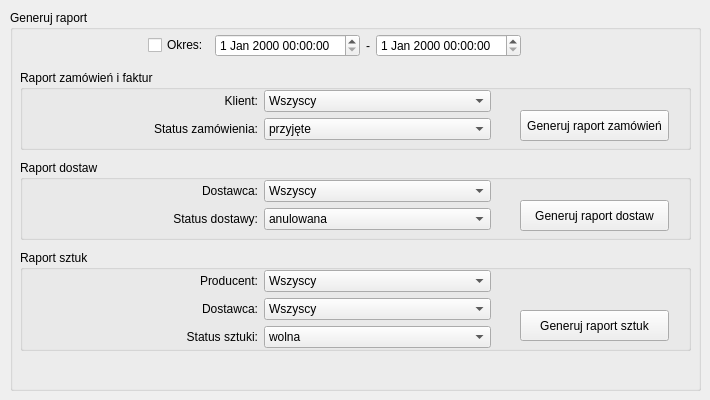
    <widget class="QWidget" name="tab_6">
     <attribute name="title">
      <string>Raporty</string>
     </attribute>
     <widget class="QGroupBox" name="groupBox_4">
      <property name="geometry">
       <rect>
        <x>10</x>
        <y>10</y>
        <width>691</width>
        <height>381</height>
       </rect>
      </property>
      <property name="title">
       <string>Generuj raport</string>
      </property>
      <widget class="QWidget" name="gridLayoutWidget_7">
       <property name="geometry">
        <rect>
         <x>10</x>
         <y>20</y>
         <width>501</width>
         <height>31</height>
        </rect>
       </property>
       <layout class="QGridLayout" name="gridLayout_8">
        <item row="0" column="3">
         <layout class="QHBoxLayout" name="horizontalLayout_4">
          <item>
           <widget class="QDateTimeEdit" name="dt_od"/>
          </item>
          <item>
           <widget class="QLabel" name="label_44">
            <property name="sizePolicy">
             <sizepolicy hsizetype="Fixed" vsizetype="Preferred">
              <horstretch>0</horstretch>
              <verstretch>0</verstretch>
             </sizepolicy>
            </property>
            <property name="text">
             <string>-</string>
            </property>
           </widget>
          </item>
          <item>
           <widget class="QDateTimeEdit" name="dt_do"/>
          </item>
         </layout>
        </item>
        <item row="0" column="1">
         <widget class="QCheckBox" name="cb_okres">
          <property name="text">
           <string>Okres:</string>
          </property>
          <property name="checked">
           <bool>false</bool>
          </property>
         </widget>
        </item>
        <item row="0" column="0">
         <spacer name="horizontalSpacer">
          <property name="orientation">
           <enum>Qt::Horizontal</enum>
          </property>
          <property name="sizeHint" stdset="0">
           <size>
            <width>40</width>
            <height>20</height>
           </size>
          </property>
         </spacer>
        </item>
       </layout>
      </widget>
      <widget class="QGroupBox" name="groupBox_5">
       <property name="geometry">
        <rect>
         <x>10</x>
         <y>60</y>
         <width>671</width>
         <height>80</height>
        </rect>
       </property>
       <property name="title">
        <string>Raport zamówień i faktur</string>
       </property>
       <widget class="QWidget" name="gridLayoutWidget_10">
        <property name="geometry">
         <rect>
          <x>10</x>
          <y>20</y>
          <width>461</width>
          <height>52</height>
         </rect>
        </property>
        <layout class="QGridLayout" name="gridLayout_11">
         <item row="0" column="0">
          <widget class="QLabel" name="label_67">
           <property name="text">
            <string>Klient:</string>
           </property>
           <property name="alignment">
            <set>Qt::AlignRight|Qt::AlignTrailing|Qt::AlignVCenter</set>
           </property>
          </widget>
         </item>
         <item row="0" column="1">
          <widget class="QComboBox" name="cb_klient">
           <item>
            <property name="text">
             <string>Wszyscy</string>
            </property>
           </item>
          </widget>
         </item>
         <item row="1" column="0">
          <widget class="QLabel" name="label_68">
           <property name="text">
            <string>Status zamówienia:</string>
           </property>
           <property name="alignment">
            <set>Qt::AlignRight|Qt::AlignTrailing|Qt::AlignVCenter</set>
           </property>
          </widget>
         </item>
         <item row="1" column="1">
          <widget class="QComboBox" name="cb_status_zamowienia">
           <item>
            <property name="text">
             <string>przyjęte</string>
            </property>
           </item>
           <item>
            <property name="text">
             <string>gotowe do odbioru</string>
            </property>
           </item>
           <item>
            <property name="text">
             <string>zrealizowane</string>
            </property>
           </item>
           <item>
            <property name="text">
             <string>anulowane</string>
            </property>
           </item>
          </widget>
         </item>
        </layout>
       </widget>
       <widget class="QPushButton" name="pb_raport_zamowien">
        <property name="geometry">
         <rect>
          <x>500</x>
          <y>40</y>
          <width>149</width>
          <height>31</height>
         </rect>
        </property>
        <property name="text">
         <string>Generuj raport zamówień</string>
        </property>
       </widget>
      </widget>
      <widget class="QGroupBox" name="groupBox_6">
       <property name="geometry">
        <rect>
         <x>10</x>
         <y>150</y>
         <width>671</width>
         <height>80</height>
        </rect>
       </property>
       <property name="title">
        <string>Raport dostaw</string>
       </property>
       <widget class="QWidget" name="gridLayoutWidget_11">
        <property name="geometry">
         <rect>
          <x>10</x>
          <y>20</y>
          <width>461</width>
          <height>52</height>
         </rect>
        </property>
        <layout class="QGridLayout" name="gridLayout_12">
         <item row="0" column="0">
          <widget class="QLabel" name="label_69">
           <property name="text">
            <string>Dostawca:</string>
           </property>
           <property name="alignment">
            <set>Qt::AlignRight|Qt::AlignTrailing|Qt::AlignVCenter</set>
           </property>
          </widget>
         </item>
         <item row="0" column="1">
          <widget class="QComboBox" name="cb_dostawca1">
           <item>
            <property name="text">
             <string>Wszyscy</string>
            </property>
           </item>
          </widget>
         </item>
         <item row="1" column="0">
          <widget class="QLabel" name="label_70">
           <property name="text">
            <string>Status dostawy:</string>
           </property>
           <property name="alignment">
            <set>Qt::AlignRight|Qt::AlignTrailing|Qt::AlignVCenter</set>
           </property>
          </widget>
         </item>
         <item row="1" column="1">
          <widget class="QComboBox" name="cb_status_dostawy">
           <item>
            <property name="text">
             <string>anulowana</string>
            </property>
           </item>
           <item>
            <property name="text">
             <string>niezamówiona</string>
            </property>
           </item>
           <item>
            <property name="text">
             <string>nieodebrana</string>
            </property>
           </item>
           <item>
            <property name="text">
             <string>zrealizowana</string>
            </property>
           </item>
          </widget>
         </item>
        </layout>
       </widget>
       <widget class="QPushButton" name="pb_raport_dostaw">
        <property name="geometry">
         <rect>
          <x>500</x>
          <y>40</y>
          <width>149</width>
          <height>31</height>
         </rect>
        </property>
        <property name="text">
         <string>Generuj raport dostaw</string>
        </property>
       </widget>
      </widget>
      <widget class="QGroupBox" name="groupBox_8">
       <property name="geometry">
        <rect>
         <x>10</x>
         <y>240</y>
         <width>671</width>
         <height>101</height>
        </rect>
       </property>
       <property name="title">
        <string>Raport sztuk</string>
       </property>
       <widget class="QWidget" name="gridLayoutWidget_13">
        <property name="geometry">
         <rect>
          <x>10</x>
          <y>20</y>
          <width>461</width>
          <height>80</height>
         </rect>
        </property>
        <layout class="QGridLayout" name="gridLayout_15">
         <item row="0" column="1">
          <widget class="QComboBox" name="cb_producent">
           <item>
            <property name="text">
             <string>Wszyscy</string>
            </property>
           </item>
          </widget>
         </item>
         <item row="2" column="0">
          <widget class="QLabel" name="label_76">
           <property name="text">
            <string>Status sztuki:</string>
           </property>
           <property name="alignment">
            <set>Qt::AlignRight|Qt::AlignTrailing|Qt::AlignVCenter</set>
           </property>
          </widget>
         </item>
         <item row="2" column="1">
          <widget class="QComboBox" name="cb_status_sztuki">
           <item>
            <property name="text">
             <string>wolna</string>
            </property>
           </item>
           <item>
            <property name="text">
             <string>zarezerwowana</string>
            </property>
           </item>
           <item>
            <property name="text">
             <string>sprzedana</string>
            </property>
           </item>
          </widget>
         </item>
         <item row="0" column="0">
          <widget class="QLabel" name="label_74">
           <property name="text">
            <string>Producent:</string>
           </property>
           <property name="alignment">
            <set>Qt::AlignRight|Qt::AlignTrailing|Qt::AlignVCenter</set>
           </property>
          </widget>
         </item>
         <item row="1" column="0">
          <widget class="QLabel" name="label_81">
           <property name="text">
            <string>Dostawca:</string>
           </property>
           <property name="alignment">
            <set>Qt::AlignRight|Qt::AlignTrailing|Qt::AlignVCenter</set>
           </property>
          </widget>
         </item>
         <item row="1" column="1">
          <widget class="QComboBox" name="cb_dostawca2">
           <item>
            <property name="text">
             <string>Wszyscy</string>
            </property>
           </item>
          </widget>
         </item>
        </layout>
       </widget>
       <widget class="QPushButton" name="pb_raport_sztuk">
        <property name="geometry">
         <rect>
          <x>500</x>
          <y>60</y>
          <width>149</width>
          <height>31</height>
         </rect>
        </property>
        <property name="text">
         <string>Generuj raport sztuk</string>
        </property>
       </widget>
      </widget>
     </widget>
    </widget>
